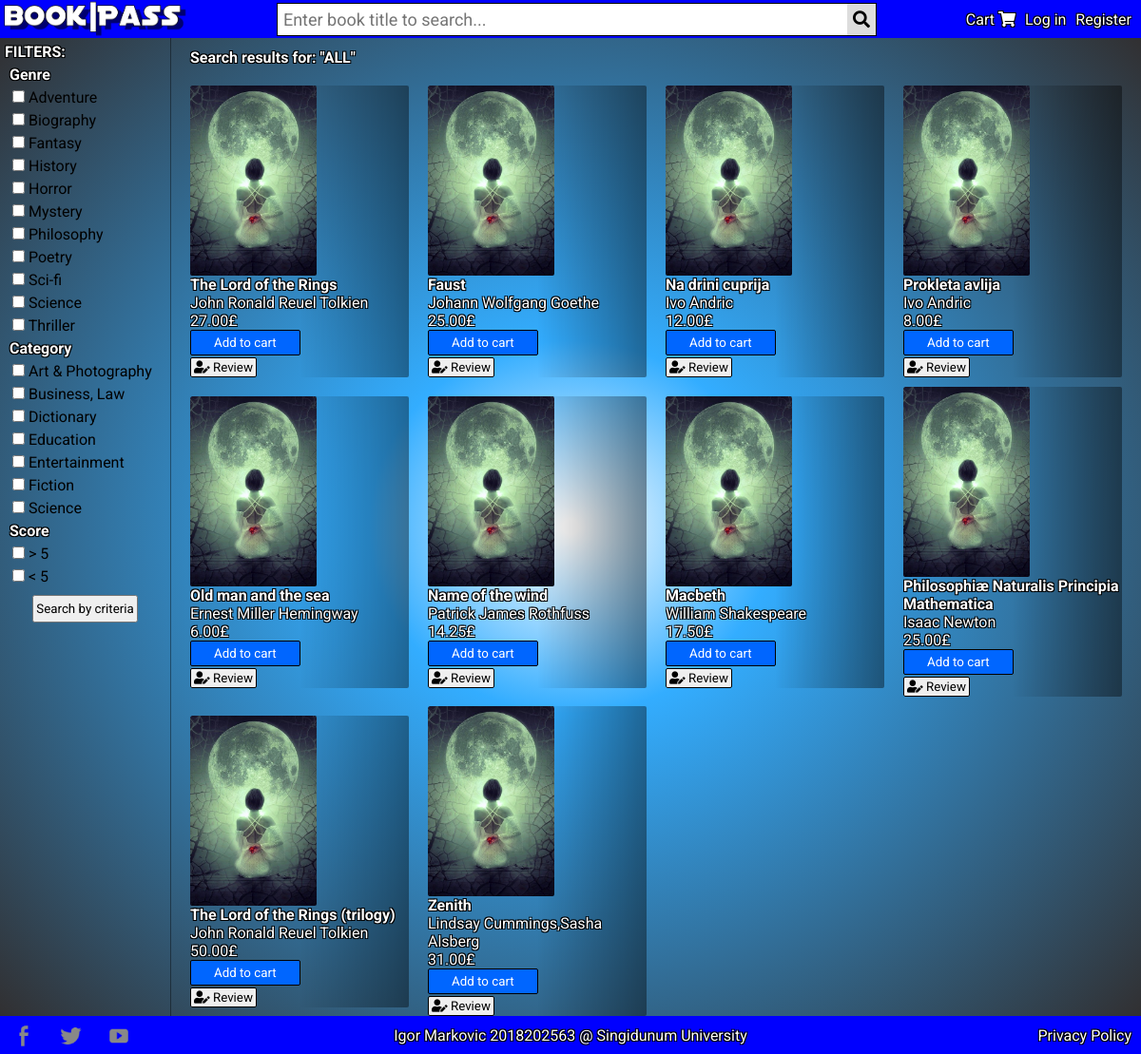
The app's page /pages/browse.php with its own data.
### tables this page shows
CREATE TABLE `genre`  (
  `genre_id` int(10) UNSIGNED NOT NULL AUTO_INCREMENT,
  `genre_name` varchar(64) NOT NULL,
  PRIMARY KEY (`genre_id`) USING BTREE,
  UNIQUE INDEX `uq_genre_genre_name`(`genre_name`) USING BTREE
);

CREATE TABLE `category`  (
  `category_id` int(10) UNSIGNED NOT NULL AUTO_INCREMENT,
  `category_name` varchar(64) NOT NULL,
  PRIMARY KEY (`category_id`) USING BTREE,
  UNIQUE INDEX `uq_category_category_name`(`category_name`) USING BTREE
);

CREATE TABLE `book`  (
  `book_id` int(10) UNSIGNED NOT NULL AUTO_INCREMENT,
  `added_at` timestamp(0) NOT NULL DEFAULT current_timestamp(0),
  `title` varchar(255) NOT NULL,
  `image_path` varchar(255) NOT NULL,
  `price` decimal(10, 2) UNSIGNED NOT NULL,
  `category_id` int(10) UNSIGNED NOT NULL,
  `quantity` int(10) UNSIGNED NOT NULL,
  PRIMARY KEY (`book_id`) USING BTREE,
  INDEX `fk_book_category_id`(`category_id`) USING BTREE,
  CONSTRAINT `fk_book_category_id` FOREIGN KEY (`category_id`) REFERENCES `category` (`category_id`) ON DELETE RESTRICT ON UPDATE CASCADE
);

### pages/browse.php (the view, shortened to what this page needs)
<!DOCTYPE html>
<html>
<head>
	<link rel="stylesheet" href="https://use.fontawesome.com/releases/v5.6.3/css/all.css">
	<link rel="stylesheet" type="text/css" href="../css/browse.css"/>
</head>
<body>
<div id="contentContainer">
    <div class="topBar">
        <div class="logoMini">
            <a href="../index.php"><img src="../img/logo.png"/></a>
        </div>
        <div id="searchForm">
            <form id="formSearch" name="formSearch" method="POST" action="browse.php">
                <input type="text" id="searchBar" name="searchBar" placeholder="Enter book title to search..."/>
                <button type="submit" id="searchButton"><i class="fa fa-search"></i></button>
            </form>
        </div>
        <div class="profileMenu">
            <?php
            if(!isset($_SESSION['user'])) {
                echo '<ul>';
                    echo '<li><a href="orderItem.php">Cart <i class="fas fa-shopping-cart"></i></a></li>';
                    echo '<li><a href="login.php">Log in</a></li>';
                    echo '<li><a href="register.php">Register</a></li>';
                echo '</ul>';
            }
            ?>
        </div>
    </div>
    <div class="midContent">
        <div class="midOptions">
            <div class="optionBox">
                <p class="filters">Filters:</p>
                <?php
                $db = 'bookpass';
                $host = 'localhost';
                $user = 'igor';
                $password = 'test';
                $conn = new mysqli($host, $user, $password, $db) or die("Cannot connect to the database");
                $sql = "SELECT genre_name FROM genre ORDER BY genre_name ASC";
                $res = $conn->query($sql);
                echo '<form id="formFilters" name="formFilters" method="POST" action="browse.php">';
                    echo '<p class="filterNames">Genre</p>';
                    echo '<ul>';
                        if ($res->num_rows > 0) {
                            while ( $row = $res->fetch_assoc()) {
                                echo '<li><input type="checkbox" class="genrechk" name="genre[]" value="' . $row['genre_name'] . '" /> ' . $row['genre_name'] . '</li>';
                            }
                        } else { echo "No results from DB. "; }
                    echo '</ul>';
                    echo '<p class="filterNames">Category</p>';
                    echo '<ul>';
                        $sql = "SELECT category_name FROM category ORDER BY category_name ASC";
                        $res = $conn->query($sql);
                        if ($res->num_rows > 0) {
                            while ( $row = $res->fetch_assoc()) {
                                echo '<li><input type="checkbox" class="catchk" name="category[]" value="' . $row['category_name'] . '" /> ' . $row['category_name'] . '</li>';
                            }
                        } else { echo "No results from DB. "; }
                    echo '</ul>';
                    echo '<p class="filterNames">Score</p>';
                    echo '<ul>';
                        echo '<li><input type="checkbox" class="scorechk" name="score[]" value="score > 5"/> > 5</li>';
                        echo '<li><input type="checkbox" class="scorechk" name="score[]"value="score < 5"/> < 5</li>';
                    echo '</ul>';
                    echo '<button type="submit" id="filterButton">Search by criteria</button>';
                echo '</form>';
                ?>
            </div>
        </div>
        <div class="midBrowsing">
            <?php
                    $db = 'bookpass';
                    $host = 'localhost';
                    $user = 'igor';
                    $password = 'test';
                    $conn = new mysqli($host, $user, $password, $db) or die("Cannot connect to the database");
                    if (isset($_POST['howToSort'])) {
                        $how_to_search = $_POST['howToSort'];
                        if ($how_to_search == "random") {
                            $searchText = "Random book";
                            echo '<div class="browsingInfo">';
                                echo '<p>Search results for: "' . $searchText . '"';
                            echo '</div>';
                            echo '<div class="browsingResults">';
                            $sql = "
                            SELECT book.title AS 'title',
                            book.price AS 'price',
                            GROUP_CONCAT(DISTINCT CONCAT(author.`name`, ' ', author.surname) ORDER BY author.`name`) AS 'author',
                            book.book_id AS 'bookID',
                            book.image_path AS 'path'
                            FROM
                                book
                            INNER JOIN book_author ON book.book_id = book_author.book_id
                            INNER JOIN author ON book_author.author_id = author.author_id
                            GROUP BY book.book_id
                            ORDER BY RAND()
                            LIMIT 1;
                            ";
                        }
                        else if ($how_to_search == "latest") {
                            $searchText = "Latest books";
                            echo '<div class="browsingInfo">';
                                echo '<p>Search results for: "' . $searchText . '"';
                            echo '</div>';
                            echo '<div class="browsingResults">';
                            $sql = "
                            SELECT book.title AS 'title',
                            book.price AS 'price',
                            GROUP_CONCAT(DISTINCT CONCAT(author.`name`, ' ', author.surname) ORDER BY author.`name`) AS 'author',
                            book.book_id AS 'bookID',
                            book.image_path AS 'path'
                            FROM
                                book
                            INNER JOIN book_author ON book.book_id = book_author.book_id
                            INNER JOIN author ON book_author.author_id = author.author_id
                            GROUP BY book.book_id
                            ORDER BY book.added_at DESC
                            ";
                        }
                        else if ($how_to_search == "toplist") {
                            $searchText = "Toplist";
                            echo '<div class="browsingInfo">';
                                echo '<p>Search results for: "' . $searchText . '"';
                            echo '</div>';
                            echo '<div class="browsingResults">';
                            $sql = "
                            SELECT
                                book.title AS 'title',
                                book.price AS 'price',
                                GROUP_CONCAT(DISTINCT CONCAT(author.`name`, ' ', author.surname) ORDER BY author.`name`) AS 'author',
                                book.book_id AS 'bookID',
                                book.image_path AS 'path',
                                IFNULL( ROUND( AVG(user_book.score), 2), 0) AS 'score'
                            FROM
                                book
                            INNER JOIN book_author ON book.book_id = book_author.book_id
                            INNER JOIN author ON book_author.author_id = author.author_id
                            LEFT JOIN user_book ON book.book_id = user_book.book_id
                            GROUP BY book.book_id
                            ORDER BY score DESC
                            ";
                        }
                    }
                    else if(!isset($_POST["searchBar"])) {
                        $searchText = "ALL";
                        echo '<div class="browsingInfo">';
                            echo '<p>Search results for: "' . $searchText . '"';
                        echo '</div>';
                        echo '<div class="browsingResults">';
                        $sql = "
                        SELECT book.title AS 'title',
                        book.price AS 'price',
                        GROUP_CONCAT(DISTINCT CONCAT(author.`name`, ' ', author.surname) ORDER BY author.`name`) AS 'author',
                        book.book_id AS 'bookID',
                        book.image_path AS 'path'
                        FROM
                            book
                        INNER JOIN book_author ON book.book_id = book_author.book_id
                        INNER JOIN author ON book_author.author_id = author.author_id
                        GROUP BY book.book_id;
                        ";
                    }
                    $result = $conn->query($sql);
                    if ($result->num_rows > 0) {
                        while ( $row = $result->fetch_assoc()) {
                            $title = $row['title'];
                            $price = $row['price'];
                            $author = $row['author'];
                            $book_id = $row['bookID'];
                            $path = $row['path'];
                            echo '<div class="browsingItem">';
                                echo '<img src=' . $path . ' />';
                                echo '<p class="browsingItemTitle">' . $title . '</p>';
                                echo '<p>' . $author . '</p>';
                                echo '<p>' . $price . '&pound;</p>';
                                echo '<form class="buyForm" name="buyForm" method="POST" action="orderItem.php">';
                                    if(isset($_SESSION['items']) && in_array($book_id, $_SESSION['items']))
                                        echo '<button type="submit" class="buyButton" name="' . $book_id . '" value="' . $book_id . '">Remove from cart</button>';
                                    else
                                        echo '<button type="submit" class="buyButton" name="' . $book_id . '" value="' . $book_id . '">Add to cart</button>';
                                echo '</form>';
                                echo '<div class="reviewWrap">';
                                    echo '<form class="reviewItem" name="reviewItem" method="POST" action="review.php">';
                                        echo '<button type="submit" class="reviewButton" name="submit" value="' . $book_id . '"><i class="fas fa-user-edit"></i> Review</button>';
                                    echo '</form>';
                                echo '</div>';
                            echo '</div>';
                        }
                    }
                    else
                        echo '<p class="noResultP">Search found no results.</p>';
            echo '</div>';
            ?>
        </div>
    </div>
    <footer>
        <div class="socList">
			<ul class="socListUl">
				<li class="liFb"><a href="../index.php" target="_Blank"></a></li>
				<li class="liTw"><a href="../index.php" target="_Blank"></a></li>
				<li class="liYt"><a href="../index.php" target="_Blank"></a></li>
			</ul>
		</div>
		<div class="author">
			<p>Igor Markovic 2018202563 @ Singidunum University</p>
		</div>
		<div class="privacyPolicy">
			<p><a href="privacy.php">Privacy Policy</a></p>
		</div>
    </footer>
</div>
</body>
</html>

### records on screen
genre: genre_name "Adventure"
genre: genre_name "Biography"
genre: genre_name "Fantasy"
genre: genre_name "History"
genre: genre_name "Horror"
genre: genre_name "Mystery"
genre: genre_name "Philosophy"
genre: genre_name "Poetry"
genre: genre_name "Sci-fi"
genre: genre_name "Science"
genre: genre_name "Thriller"
category: category_name "Art & Photography"
category: category_name "Business, Law"
category: category_name "Dictionary"
category: category_name "Education"
category: category_name "Entertainment"
category: category_name "Fiction"
category: category_name "Science"
book: image_path (picture), title "The Lord of the Rings", author "John Ronald Reuel Tolkien", price "27.00", $book_id 1 (drawn)
book: image_path (picture), title "Faust", author "Johann Wolfgang Goethe", price "25.00", $book_id 2 (drawn)
book: image_path (picture), title "Na drini cuprija", author "Ivo Andric", price "12.00", $book_id 3 (drawn)
book: image_path (picture), title "Prokleta avlija", author "Ivo Andric", price "8.00", $book_id 5 (drawn)
book: image_path (picture), title "Old man and the sea", author "Ernest Miller Hemingway", price "6.00", $book_id 6 (drawn)
book: image_path (picture), title "Name of the wind", author "Patrick James Rothfuss", price "14.25", $book_id 7 (drawn)
book: image_path (picture), title "Macbeth", author "William Shakespeare", price "17.50", $book_id 8 (drawn)
book: image_path (picture), title "Philosophiæ Naturalis Principia Mathematica", author "Isaac Newton", price "25.00", $book_id 9 (drawn)
book: image_path (picture), title "The Lord of the Rings (trilogy)", author "John Ronald Reuel Tolkien", price "50.00", $book_id 10 (drawn)
book: image_path (picture), title "Zenith", author "Lindsay Cummings,Sasha Alsberg", price "31.00", $book_id 11 (drawn)

### other values on screen
$searchText "ALL"
